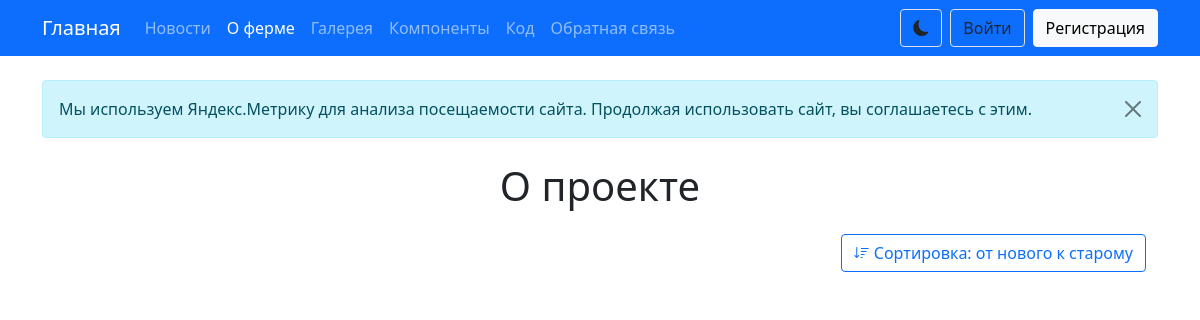
The app's page /pages/info/index.php, older data.
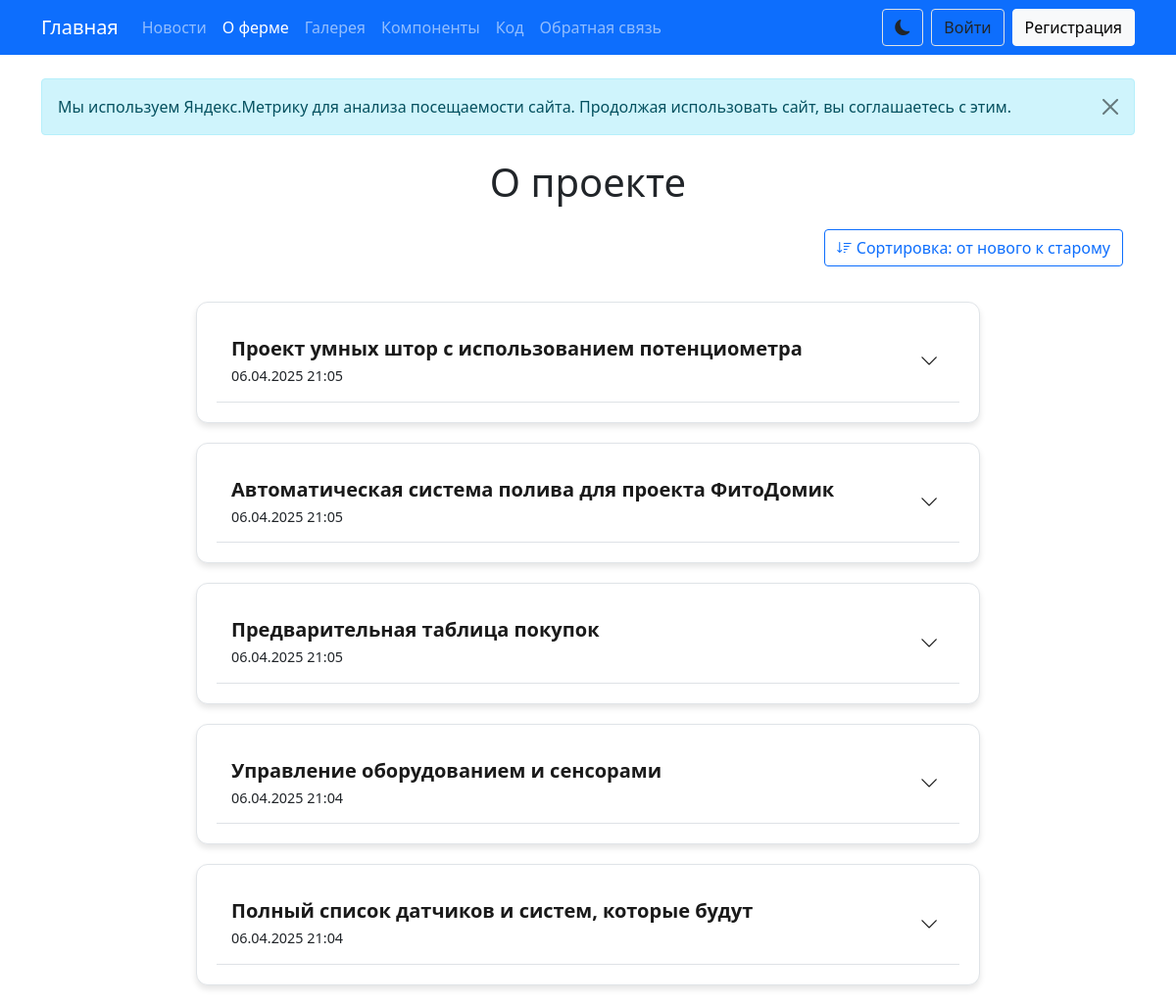
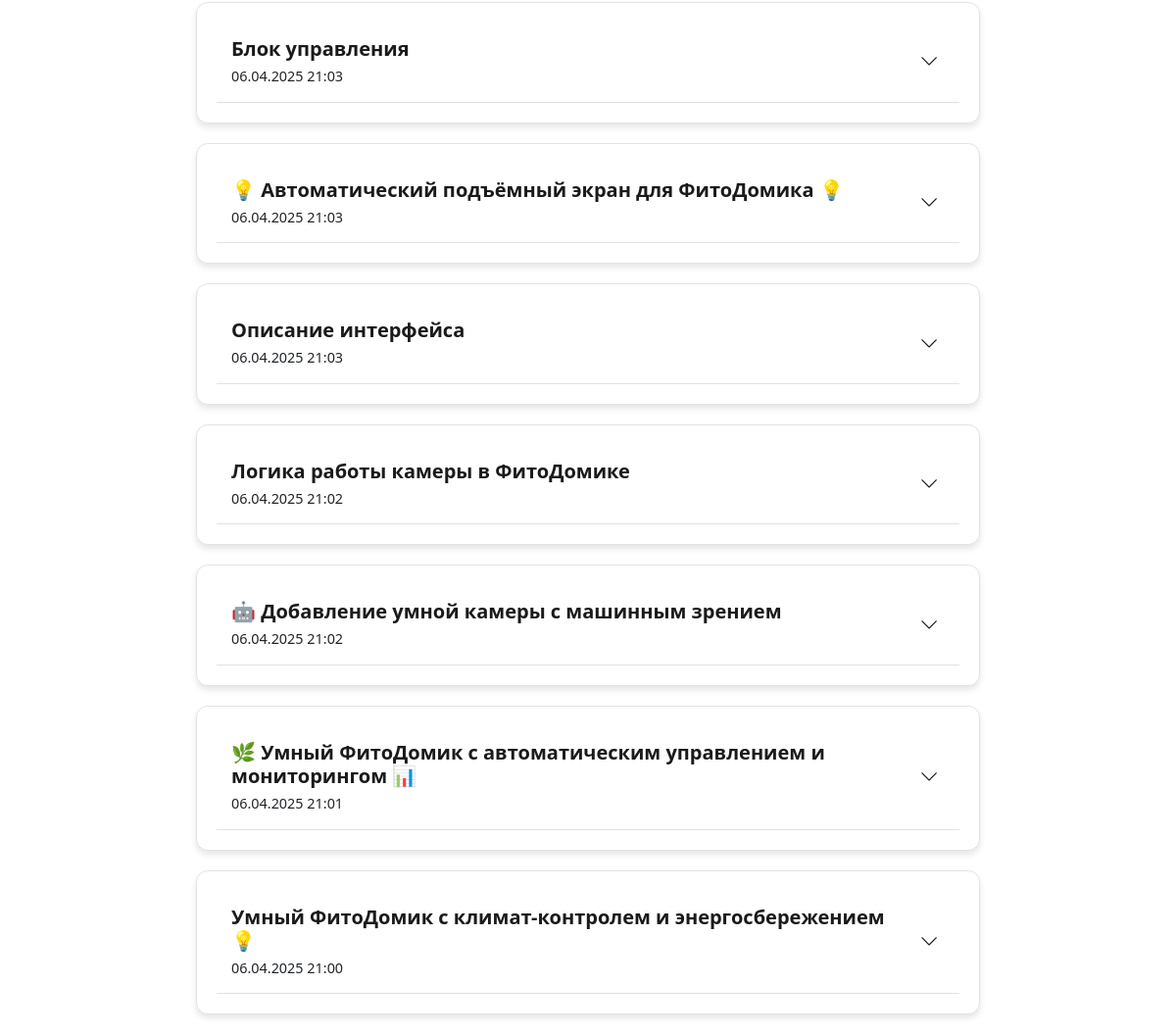
The same page, newer data (2 pictures, top to bottom).
### tables this page shows
CREATE TABLE `timeline` (
  `id` int NOT NULL,
  `title` varchar(255) NOT NULL,
  `content` text NOT NULL,
  `created_at` timestamp NULL DEFAULT CURRENT_TIMESTAMP
);

### pages/info/index.php (the view, shortened to what this page needs)
<?php
require_once __DIR__ . '/../../config.php';
try {
    $stmt = $pdo->query("SELECT * FROM timeline ORDER BY created_at DESC");
    $events = $stmt->fetchAll(PDO::FETCH_ASSOC);
?>
<div class="container mt-4 project-info">
    <h1 class="text-center mb-4">О проекте</h1>
    <div class="text-end mb-3">
        <button id="sortToggle" class="btn btn-outline-primary">
            <i class="bi bi-sort-down"></i> Сортировка: от нового к старому
        </button>
    </div>
    <div class="timeline">
        <div class="timeline-container">
            <?php foreach($events as $event): ?>
                <div class="card event">
                    <div class="event-header" onclick="toggleEvent(<?= $event['id'] ?>)">
                        <div class="header-content">
                            <h2><?= htmlspecialchars($event['title']) ?></h2>
                            <div class="header-date">
                                <?= date('d.m.Y H:i', strtotime($event['created_at'])) ?>
                            </div>
                        </div>
                        <button class="toggle-btn">
                            <i class="bi bi-chevron-down"></i>
                        </button>
                    </div>
                </div>
            <?php endforeach; ?>
        </div>
    </div>
</div>
<?php
    $content = ob_get_clean();
    require_once __DIR__ . '/../../layout.php';
} catch(PDOException $e) {
    error_log("Ошибка: " . $e->getMessage());
    die("Ошибка при получении данных");
}
?>

### layout.php (shortened to what this page needs)
<?php
$theme = isset($_COOKIE['theme']) ? $_COOKIE['theme'] : 'light';
$currentPath = $_SERVER['REQUEST_URI'];
$isLoggedIn = isset($_SESSION['user_id']);
$isAdmin = isset($_SESSION['is_admin']) && $_SESSION['is_admin'] === true;
?>
<!DOCTYPE html>
<html lang="ru" data-theme="<?php echo $theme; ?>">
<head>
    <link href="https://cdn.jsdelivr.net/npm/bootstrap@5.1.3/dist/css/bootstrap.min.css" rel="stylesheet">
    <link href="https://cdnjs.cloudflare.com/ajax/libs/font-awesome/6.0.0/css/all.min.css" rel="stylesheet">
    <link rel="stylesheet" href="/assets/css/bootstrap-icons.css">
    <link href="/assets/css/style.css" rel="stylesheet">
    <link href="/assets/css/qr-code.css" rel="stylesheet">
</head>
<body>
    <nav class="navbar navbar-expand-lg navbar-dark bg-primary">
        <div class="container">
            <a class="navbar-brand" href="/">Главная</a>
            <div class="collapse navbar-collapse" id="navbarNav">
                <ul class="navbar-nav me-auto">
                    <li class="nav-item">
                        <a class="nav-link <?php echo strpos($currentPath, '/pages/news/') !== false ? 'active' : ''; ?>" href="/pages/news/">Новости</a>
                    </li>
                    <li class="nav-item">
                        <a class="nav-link <?php echo strpos($currentPath, '/pages/info/') !== false ? 'active' : ''; ?>" href="/pages/info/">О ферме</a>
                    </li>
                    <li class="nav-item">
                        <a class="nav-link <?php echo strpos($currentPath, '/pages/galery/') !== false ? 'active' : ''; ?>" href="/pages/galery/">Галерея</a>
                    </li>
                    <li class="nav-item">
                        <a class="nav-link <?php echo strpos($currentPath, '/pages/components/') !== false ? 'active' : ''; ?>" href="/pages/components/">Компоненты</a>
                    </li>
                    <li class="nav-item">
                        <a class="nav-link <?php echo strpos($currentPath, '/pages/code/') !== false ? 'active' : ''; ?>" href="/pages/code/">Код</a>
                    </li>
                    <li class="nav-item">
                        <a class="nav-link <?php echo strpos($currentPath, '/pages/feedback/') !== false ? 'active' : ''; ?>" href="/pages/feedback/">Обратная связь</a>
                    </li>
                </ul>
                <div class="d-flex align-items-center">
                    <button class="btn btn-outline-light me-2" id="themeToggle">
                        <i class="fas fa-moon"></i>
                    </button>
                    <?php if ($isLoggedIn): ?>
                        <div class="dropdown">
                            <button class="btn btn-outline-light dropdown-toggle" type="button" data-bs-toggle="dropdown">
                                <?php echo htmlspecialchars($_SESSION['username']); ?>
                            </button>
                            <ul class="dropdown-menu">
                                <?php if ($isAdmin): ?>
                                    <li><a class="dropdown-item" href="/admin/">Админ-панель</a></li>
                                <?php endif; ?>
                                <li><a class="dropdown-item" href="/auth/logout.php">Выйти</a></li>
                            </ul>
                        </div>
                    <?php else: ?>
                        <a href="/auth/login.php" class="btn btn-outline-light me-2">Войти</a>
                        <a href="/auth/register.php" class="btn btn-light">Регистрация</a>
                    <?php endif; ?>
                </div>
            </div>
        </div>
    </nav>
    <main class="container mt-4">
        <?php if (!isset($_COOKIE['analytics_notice'])): ?>
        <div class="alert alert-info alert-dismissible fade show" role="alert" id="analytics-notice">
            Мы используем Яндекс.Метрику для анализа посещаемости сайта. Продолжая использовать сайт, вы соглашаетесь с этим.
            <button type="button" class="btn-close" data-bs-dismiss="alert" aria-label="Close" onclick="acceptAnalytics()"></button>
        </div>
        <?php endif; ?>
        <?php if (isset($content)) echo $content; ?>
    </main>
</body>
</html>

### assets/css/style.css (style rules this page uses)
:root { --primary-color: #0d6efd; --secondary-color: #6c757d; --background-color: #ffffff; --text-color: #212529; --border-color: #dee2e6; --navbar-bg: #0d6efd; --navbar-text: #ffffff; --card-bg: #ffffff; --footer-bg: #f8f9fa; }
body { background-color: var(--background-color); color: var(--text-color); min-height: 100vh; display: flex; flex-direction: column; }
.navbar { background-color: var(--navbar-bg) !important; color: var(--navbar-text) !important; }
.card { background-color: var(--card-bg); border-color: var(--border-color); color: var(--text-color); }
.btn-outline-light { color: var(--text-color); border-color: var(--border-color); }

### pages/info/index.php (style rules this page uses)
.timeline { position: relative; padding: 20px 0; width: 100%; max-width: 800px; margin: 0 auto; }
.timeline-container { display: flex; flex-direction: column; gap: 20px; }
.event { position: relative; width: 100%; padding: 20px; border-radius: 12px; background-color: var(--card-bg); border: 1px solid var(--border-color); color: var(--text-color); transition: all 0.3s ease; box-shadow: 0 4px 6px rgba(0, 0, 0, 0.1); }
.event-header { display: flex; justify-content: space-between; align-items: center; cursor: pointer; padding: 15px; border-bottom: 1px solid var(--border-color); }
.header-content { flex-grow: 1; margin-right: 15px; }
.header-date { font-size: 0.9em; color: var(--muted-text); margin-top: 5px; }
.event-header h2 { margin: 0; font-size: 1.25rem; font-weight: 600; color: var(--text-color); }
.toggle-btn { background: none; border: none; color: var(--text-color); cursor: pointer; padding: 8px; transition: all 0.3s ease; display: flex; align-items: center; justify-content: center; border-radius: 50%; width: 32px; height: 32px; }
.toggle-btn i { transition: transform 0.3s ease; font-size: 1.2rem; }
[data-theme="light"] .event { background-color: #ffffff; border-color: #e0e4e8; }
[data-theme="light"] .event-header h2 { color: #1a1a1a; }
[data-theme="light"] .toggle-btn { color: #1a1a1a; }
#sortToggle { transition: all 0.3s ease; }
#sortToggle i { transition: transform 0.3s ease; }

Row changes from the older to the newer data that the page shows:
added timeline: title "Проект умных штор с использованием потенциометра", created_at "06.04.2025 21:05"
added timeline: title "Автоматическая система полива для проекта ФитоДомик", created_at "06.04.2025 21:05"
added timeline: title "Предварительная таблица покупок", created_at "06.04.2025 21:05"
added timeline: title "Управление оборудованием и сенсорами", created_at "06.04.2025 21:04"
added timeline: title "Полный список датчиков и систем, которые будут", created_at "06.04.2025 21:04"
added timeline: title "Блок управления", created_at "06.04.2025 21:03"
added timeline: title "💡 Автоматический подъёмный экран для ФитоДомика 💡", created_at "06.04.2025 21:03"
added timeline: title "Описание интерфейса", created_at "06.04.2025 21:03"
added timeline: title "Логика работы камеры в ФитоДомике", created_at "06.04.2025 21:02"
added timeline: title "🤖 Добавление умной камеры с машинным зрением", created_at "06.04.2025 21:02"
added timeline: title "🌿 Умный ФитоДомик с автоматическим управлением и мониторингом 📊", created_at "06.04.2025 21:01"
added timeline: title "Умный ФитоДомик с климат-контролем и энергосбережением 💡", created_at "06.04.2025 21:00"
